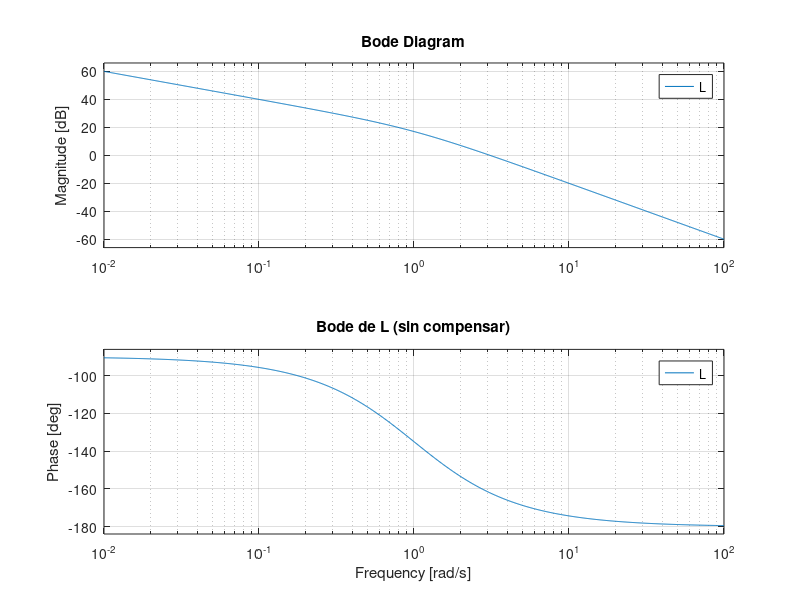

Here is the MATLAB script that generated this plot: (Note: this script raises an error after producing the figure.)
clc;
close all;
clear all;

%%%%%%%%%%%%%%%%%%%%%%%%%%%%%%%%%%%%%%%%%%%%%%%%%%%%%%%%%%%%%%%%%%%%%%%%%
%Buscamos mejorar el MF del lazo
%Lo que se hace es situar la frecuencia central del copensador en aquella
%frecuencia en donde el lazo sin compensar vale -10*log(alfa).
%La frecuencia crossover del sistema compensado sera distinta a la del lazo
%sin compensar
%%%%%%%%%%%%%%%%%%%%%%%%%%%%%%%%%%%%%%%%%%%%%%%%%%%%%%%%%%%%%%%%%%%%%%%%%

%Compensador de avance de fase (con Bode)
disp('Sistema a compensar:');
G=zpk([],[0 -1],1)                         %defino la planta
disp('Especificaciones:Kv=10 y MF>45°');   %Especificaciones:Kv=10 y MF>45°

%1)Comenzamos con un control proporcional que satisfaga que Kv=10
Kc=10;

%2)Buscamos cumplir con la especificacion MF>45°
MF_esp=45;      %MF especificado
L=Kc*G;
figure;
bode(L);
title('Bode de L (sin compensar)');
grid on;
s1=allmargin(L);
MF_actual=s1.PhaseMargin;       %MF actual
Wco=s1.PMFrequency;             %frecuencia de crossover

%3)Calculamos la fase necesaria y de alli el alfa
DeltaFase=MF_esp-MF_actual+10;  %fase necesaria
alfa=(1-sin(deg2rad(DeltaFase)))/(1+sin(deg2rad(DeltaFase))); 

%4)Dado que el compensador amplificara una magnitud de mag_Wm, buscamos cual es la frecuencia Wm para la cual la magnitud de L sin compensar
%vale -mag_Wm
mag_Wm=10*log10(1/alfa); 

%5)Encontamos graficamente que Wm=4.41 rad/seg
Wm=4.41;               %frecuencia central del compensador

%6)Diseñamos el compensador
Tau=1/(sqrt(alfa)*Wm);
Wcero=1/Tau;           %frecuencia del cero
Wpolo=1/(alfa*Tau);    %frecuencia del polo
disp('Compensador obtenido:')
C=zpk(-Wcero,-Wpolo,Kc/alfa)

%7)Graficamos resultados
figure;
subplot(1,2,1); bode(C);
title('Bode del compensador de adelanto de fase');
grid on;
subplot(1,2,2);pzmap(C);
title('Compensador de adelanto de fase');
figure;
bode(L,C*G);
title('Ganancia de lazo compensada con red de adelanto de fase');
legend('Ganancia de lazo sin compensar','Ganancia de lazo compensada')
grid on;